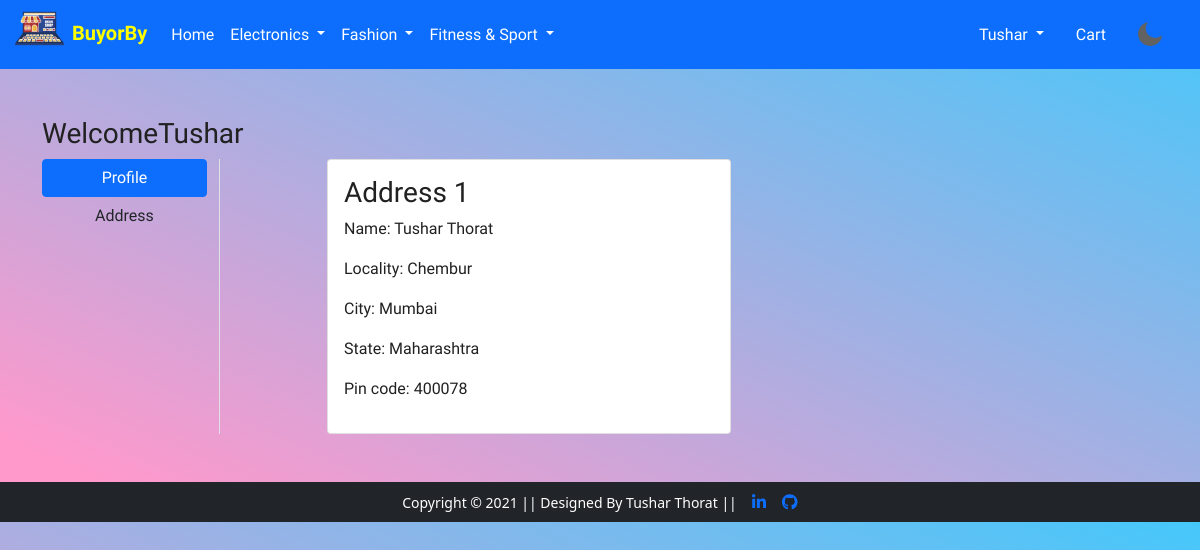
/address/ (signed in), run on an earlier commit of the app's database.
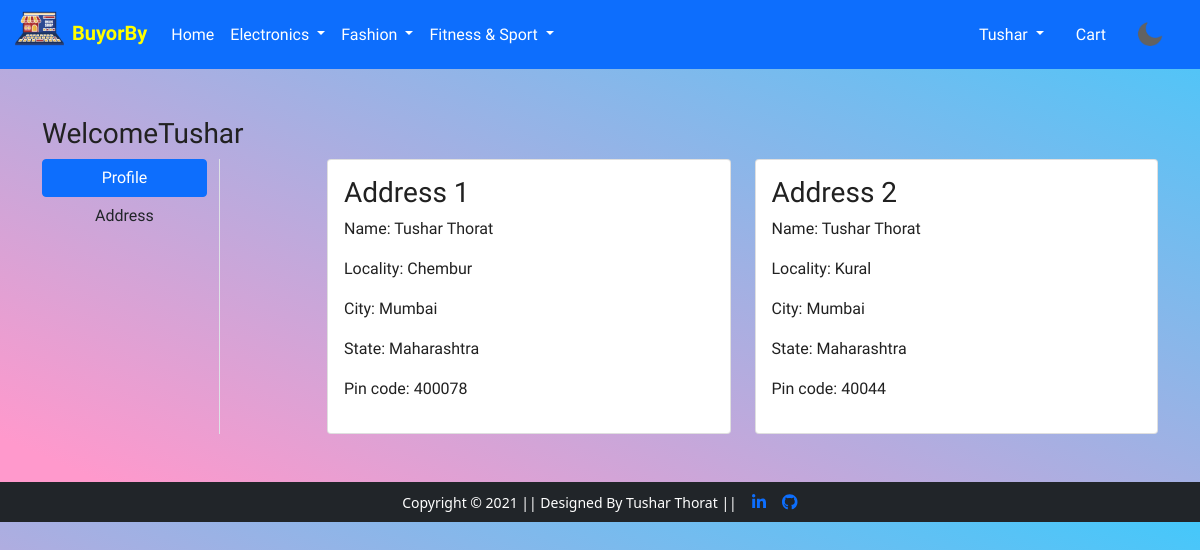
And on a later commit of the database.
### app/models.py (models this page shows, shortened)
class Customer(models.Model):
    user = models.ForeignKey(User, on_delete=models.CASCADE)
    name = models.CharField(max_length=200)
    locality = models.CharField(max_length=200)
    city = models.CharField(max_length=50)
    pincode = models.IntegerField()
    state = models.CharField(choices=STATE_CHOICES, max_length=50)

### app/views.py (the view)
# urls.py: path('address/', views.address, name='address'),
def address(request):
    add = Customer.objects.filter(user=request.user)
    return render(request, 'app/address.html', {'add':add , 'active': 'btn-primary'})

### app/templates/app/address.html (shortened to what this page needs)
{% extends 'app/base.html' %}
{% load static %}
{% block main-content %}
<div class="container my-5">
 <div class="row">
 <h3>Welcome{{request.user.username|capfirst}}</h3>
  <div class="col-sm-2 border-end">
   <ul class="list-unstyled">
    <li class="d-grid"><a href="{% url 'profile' %}" class="btn {{active}}">Profile</a></li>
    <li class="d-grid"><a href="{% url 'address' %}" class="btn">Address</a></li>
   </ul>
  </div>
  <div class="col-sm-9 offset-sm-1">
   <div class="row">
   {% for ad in add %}
    <div class="col-sm-6">
     <div class="card">
      <div class="card-body">
       <h3>Address {{forloop.counter}}</h3>
       <p>Name: {{ad.name}}</p>
       <p>Locality: {{ad.locality}}</p>
       <p>City: {{ad.city}}</p>
       <p>State: {{ad.state}}</p>
       <p>Pin code: {{ad.pincode}}</p>
      </div>
     </div>
    </div>
   {% endfor %}
   </div>
  </div>
 </div>
</div>
{% endblock main-content %}

What changed in the data, as far as the page shows it:
added Customer: name "Tushar Thorat", locality "Kural", city "Mumbai", state "Maharashtra", pincode "40044"
